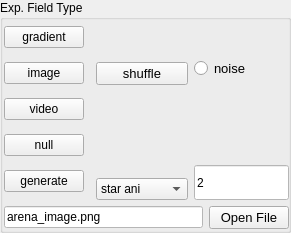
      <widget class="QGroupBox" name="groupBox_3">
       <property name="geometry">
        <rect>
         <x>11</x>
         <y>0</y>
         <width>291</width>
         <height>233</height>
        </rect>
       </property>
       <property name="title">
        <string>Exp. Field Type</string>
       </property>
       <widget class="QWidget" name="verticalLayoutWidget_3">
        <property name="geometry">
         <rect>
          <x>4</x>
          <y>18</y>
          <width>285</width>
          <height>211</height>
         </rect>
        </property>
        <layout class="QVBoxLayout" name="verticalLayout_3">
         <item>
          <layout class="QHBoxLayout" name="horizontalLayout_16">
           <item>
            <layout class="QVBoxLayout" name="verticalLayout_11">
             <item>
              <widget class="QPushButton" name="gradientExpField_pushButton">
               <property name="styleSheet">
                <string notr="true"/>
               </property>
               <property name="text">
                <string>gradient</string>
               </property>
               <property name="checkable">
                <bool>true</bool>
               </property>
              </widget>
             </item>
             <item>
              <widget class="QPushButton" name="imageExpField_pushButton">
               <property name="styleSheet">
                <string notr="true"/>
               </property>
               <property name="text">
                <string>image</string>
               </property>
               <property name="checkable">
                <bool>true</bool>
               </property>
              </widget>
             </item>
             <item>
              <widget class="QPushButton" name="videoExpField_pushButton">
               <property name="styleSheet">
                <string notr="true"/>
               </property>
               <property name="text">
                <string>video</string>
               </property>
               <property name="checkable">
                <bool>true</bool>
               </property>
              </widget>
             </item>
             <item>
              <widget class="QPushButton" name="nullExpField_pushButton">
               <property name="styleSheet">
                <string notr="true"/>
               </property>
               <property name="text">
                <string>null</string>
               </property>
               <property name="checkable">
                <bool>true</bool>
               </property>
              </widget>
             </item>
             <item>
              <widget class="QPushButton" name="generateExpField_pushButton">
               <property name="styleSheet">
                <string notr="true"/>
               </property>
               <property name="text">
                <string>generate</string>
               </property>
               <property name="checkable">
                <bool>false</bool>
               </property>
              </widget>
             </item>
            </layout>
           </item>
           <item>
            <spacer name="horizontalSpacer_3">
             <property name="orientation">
              <enum>Qt::Horizontal</enum>
             </property>
             <property name="sizeHint" stdset="0">
              <size>
               <width>20</width>
               <height>20</height>
              </size>
             </property>
            </spacer>
           </item>
           <item>
            <layout class="QHBoxLayout" name="horizontalLayout_5">
             <item>
              <layout class="QVBoxLayout" name="verticalLayout_13">
               <item>
                <spacer name="verticalSpacer_3">
                 <property name="orientation">
                  <enum>Qt::Vertical</enum>
                 </property>
                 <property name="sizeHint" stdset="0">
                  <size>
                   <width>20</width>
                   <height>40</height>
                  </size>
                 </property>
                </spacer>
               </item>
               <item>
                <widget class="QPushButton" name="shuffleImageExpField_pushButton">
                 <property name="font">
                  <font>
                   <pointsize>10</pointsize>
                  </font>
                 </property>
                 <property name="styleSheet">
                  <string notr="true"/>
                 </property>
                 <property name="text">
                  <string>shuffle</string>
                 </property>
                </widget>
               </item>
               <item>
                <spacer name="verticalSpacer_2">
                 <property name="orientation">
                  <enum>Qt::Vertical</enum>
                 </property>
                 <property name="sizeHint" stdset="0">
                  <size>
                   <width>20</width>
                   <height>40</height>
                  </size>
                 </property>
                </spacer>
               </item>
               <item>
                <spacer name="verticalSpacer_8">
                 <property name="orientation">
                  <enum>Qt::Vertical</enum>
                 </property>
                 <property name="sizeHint" stdset="0">
                  <size>
                   <width>20</width>
                   <height>40</height>
                  </size>
                 </property>
                </spacer>
               </item>
               <item>
                <widget class="QComboBox" name="generate_comboBox">
                 <property name="currentIndex">
                  <number>2</number>
                 </property>
                 <item>
                  <property name="text">
                   <string>grid</string>
                  </property>
                 </item>
                 <item>
                  <property name="text">
                   <string>rnd img</string>
                  </property>
                 </item>
                 <item>
                  <property name="text">
                   <string>star ani</string>
                  </property>
                 </item>
                 <item>
                  <property name="text">
                   <string>rnd ani</string>
                  </property>
                 </item>
                 <item>
                  <property name="text">
                   <string>rnd img NG</string>
                  </property>
                 </item>
                </widget>
               </item>
              </layout>
             </item>
             <item>
              <layout class="QVBoxLayout" name="verticalLayout_20">
               <item>
                <spacer name="verticalSpacer_5">
                 <property name="orientation">
                  <enum>Qt::Vertical</enum>
                 </property>
                 <property name="sizeHint" stdset="0">
                  <size>
                   <width>20</width>
                   <height>40</height>
                  </size>
                 </property>
                </spacer>
               </item>
               <item>
                <widget class="QRadioButton" name="noise_radioButton">
                 <property name="font">
                  <font>
                   <pointsize>10</pointsize>
                  </font>
                 </property>
                 <property name="styleSheet">
                  <string notr="true"/>
                 </property>
                 <property name="text">
                  <string>noise</string>
                 </property>
                 <property name="checked">
                  <bool>false</bool>
                 </property>
                </widget>
               </item>
               <item>
                <spacer name="verticalSpacer_4">
                 <property name="orientation">
                  <enum>Qt::Vertical</enum>
                 </property>
                 <property name="sizeHint" stdset="0">
                  <size>
                   <width>20</width>
                   <height>40</height>
                  </size>
                 </property>
                </spacer>
               </item>
               <item>
                <spacer name="verticalSpacer_7">
                 <property name="orientation">
                  <enum>Qt::Vertical</enum>
                 </property>
                 <property name="sizeHint" stdset="0">
                  <size>
                   <width>20</width>
                   <height>40</height>
                  </size>
                 </property>
                </spacer>
               </item>
               <item>
                <widget class="QLineEdit" name="genExp_TextEdit">
                 <property name="enabled">
                  <bool>true</bool>
                 </property>
                 <property name="sizePolicy">
                  <sizepolicy hsizetype="Expanding" vsizetype="Expanding">
                   <horstretch>0</horstretch>
                   <verstretch>0</verstretch>
                  </sizepolicy>
                 </property>
                 <property name="focusPolicy">
                  <enum>Qt::StrongFocus</enum>
                 </property>
                 <property name="acceptDrops">
                  <bool>true</bool>
                 </property>
                 <property name="autoFillBackground">
                  <bool>false</bool>
                 </property>
                 <property name="styleSheet">
                  <string notr="true">background-color: rgb(255, 255, 255); 
color: rgb(0, 0, 0);
</string>
                 </property>
                 <property name="text">
                  <string>2</string>
                 </property>
                 <property name="frame">
                  <bool>true</bool>
                 </property>
                 <property name="dragEnabled">
                  <bool>true</bool>
                 </property>
                 <property name="clearButtonEnabled">
                  <bool>false</bool>
                 </property>
                </widget>
               </item>
              </layout>
             </item>
            </layout>
           </item>
          </layout>
         </item>
         <item>
          <layout class="QHBoxLayout" name="horizontalLayout_11">
           <item>
            <widget class="QLineEdit" name="arenaImage_TextEdit">
             <property name="enabled">
              <bool>true</bool>
             </property>
             <property name="focusPolicy">
              <enum>Qt::StrongFocus</enum>
             </property>
             <property name="acceptDrops">
              <bool>true</bool>
             </property>
             <property name="autoFillBackground">
              <bool>false</bool>
             </property>
             <property name="styleSheet">
              <string notr="true">background-color: rgb(255, 255, 255); 
color: rgb(0, 0, 0);
</string>
             </property>
             <property name="text">
              <string>arena_image.png</string>
             </property>
             <property name="frame">
              <bool>true</bool>
             </property>
             <property name="dragEnabled">
              <bool>true</bool>
             </property>
             <property name="clearButtonEnabled">
              <bool>false</bool>
             </property>
            </widget>
           </item>
           <item>
            <widget class="QPushButton" name="openImageField_pushButton">
             <property name="font">
              <font>
               <pointsize>10</pointsize>
              </font>
             </property>
             <property name="styleSheet">
              <string notr="true"/>
             </property>
             <property name="text">
              <string>Open File</string>
             </property>
            </widget>
           </item>
          </layout>
         </item>
        </layout>
       </widget>
      </widget>
